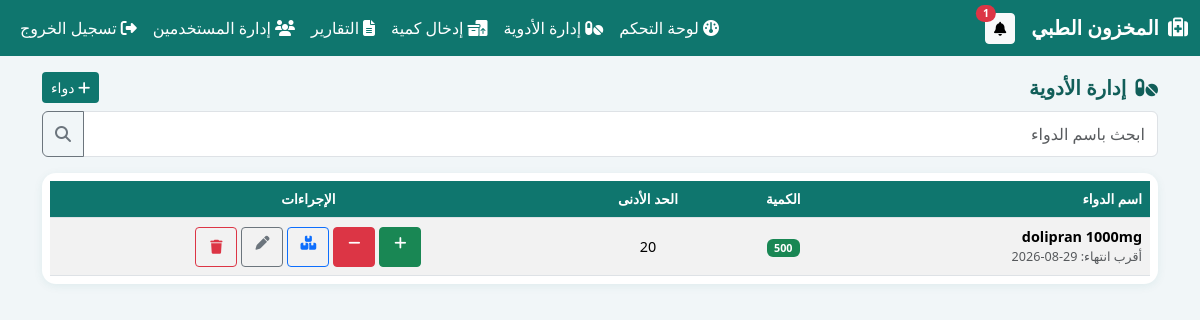
The page /medicines (signed in) on the database its author committed.
### app.py (models this page shows, shortened)
class Medicine(db.Model):
    __tablename__ = "medicine"
    id = db.Column(db.Integer, primary_key=True)
    name = db.Column(db.String(150), unique=True, nullable=False)
    min_stock = db.Column(db.Integer, nullable=False, default=0)
    batches = db.relationship(
        "Batch",
        backref="medicine",
        cascade="all, delete-orphan",
        lazy="selectin",
        order_by="Batch.expire_date",
    )
    @property
    def total_quantity(self):
        return sum(b.quantity for b in self.batches)
    @property
    def active_batches(self):
        return [b for b in self.batches if b.quantity > 0]
    @property
    def is_low(self):
        return self.total_quantity <= self.min_stock
    @property
    def nearest_expire(self):
        dates = [b.expire_date for b in self.active_batches if b.expire_date]
        return min(dates) if dates else None

class Batch(db.Model):
    __tablename__ = "batch"
    id = db.Column(db.Integer, primary_key=True)
    medicine_id = db.Column(db.Integer, db.ForeignKey("medicine.id"), nullable=False)
    quantity = db.Column(db.Integer, nullable=False, default=0)
    expire_date = db.Column(db.Date, nullable=True)

### app.py (the view)
@app.route("/medicines")
@login_required
def medicines():
    q = (request.args.get("q") or "").strip()
    query = Medicine.query
    if q:
        query = query.filter(Medicine.name.like("%" + q + "%"))
    return render_template("medicines.html", medicines=query.order_by(Medicine.name).all(), q=q)

### app.py (called while the page is built)
@login_manager.user_loader
def load_user(user_id):
    return db.session.get(User, int(user_id))

@app.context_processor
def inject_globals():
    unread = 0
    if current_user.is_authenticated:
        if not session.get("alerts_read"):
            unread = len(get_alerts())
    return {
        "alerts_count": unread,
        "today_str": date.today().strftime("%d-%m-%Y"),
        "near_days": NEAR_EXPIRY_DAYS,
    }

### templates/medicines.html (shortened to what this page needs)
{% extends "base.html" %}
{% block content %}
<div class="d-flex justify-content-between align-items-center mb-2">
  <h5 class="page-title mb-0"><i class="fa-solid fa-pills me-1"></i> إدارة الأدوية</h5>
  <a href="{{ url_for('add_medicine') }}" class="btn btn-brand btn-sm"><i class="fa-solid fa-plus"></i> دواء</a>
</div>
<form class="mb-3" method="get">
  <div class="input-group">
    <input type="text" name="q" value="{{ q }}" class="form-control" placeholder="ابحث باسم الدواء">
    <button class="btn btn-outline-secondary"><i class="fa-solid fa-magnifying-glass"></i></button>
  </div>
</form>
<div class="card p-2">
  <div class="table-responsive">
    <table class="table table-striped align-middle mb-0">
      <thead>
        <tr>
          <th>اسم الدواء</th>
          <th class="text-center">الكمية</th>
          <th class="text-center">الحد الأدنى</th>
          <th class="text-center">الإجراءات</th>
        </tr>
      </thead>
      <tbody>
        {% for m in medicines %}
        <tr>
          <td>
            <div class="fw-semibold">{{ m.name }}</div>
            {% if m.nearest_expire %}<div class="small text-muted">أقرب انتهاء: {{ m.nearest_expire.strftime('%d-%m-%Y') }}</div>{% endif %}
          </td>
          <td class="text-center">
            <span class="badge {% if m.is_low %}bg-warning text-dark{% else %}bg-success{% endif %}">{{ m.total_quantity }}</span>
          </td>
          <td class="text-center">{{ m.min_stock }}</td>
          <td class="text-center">
            <div class="d-flex justify-content-center gap-1 flex-wrap">
              <a class="btn btn-sm btn-success btn-icon" href="{{ url_for('add_batch', medicine_id=m.id) }}" title="إدخال كمية"><i class="fa-solid fa-plus"></i></a>
              <a class="btn btn-sm btn-danger btn-icon" href="{{ url_for('dispense', medicine_id=m.id) }}" title="إخراج كمية"><i class="fa-solid fa-minus"></i></a>
              <a class="btn btn-sm btn-outline-primary btn-icon" href="{{ url_for('medicine_batches', medicine_id=m.id) }}" title="الشحنات"><i class="fa-solid fa-boxes-stacked"></i></a>
              <a class="btn btn-sm btn-outline-secondary btn-icon" href="{{ url_for('edit_medicine', medicine_id=m.id) }}" title="تعديل"><i class="fa-solid fa-pen"></i></a>
              {% if current_user.role == 'admin' %}
              <form method="post" action="{{ url_for('delete_medicine', medicine_id=m.id) }}" onsubmit="return confirm('حذف الدواء وجميع شحناته؟');">
                <button class="btn btn-sm btn-outline-danger btn-icon" title="حذف"><i class="fa-solid fa-trash"></i></button>
              </form>
              {% endif %}
            </div>
          </td>
        </tr>
        {% else %}
        <tr><td colspan="4" class="text-center text-muted py-3">لا توجد أدوية مسجلة.</td></tr>
        {% endfor %}
      </tbody>
    </table>
  </div>
</div>
{% endblock %}

### templates/base.html (style rules this page uses)
:root { --brand:#0f766e; --brand-dark:#115e59; --soft:#f1f6f8; }
body { background:var(--soft); font-family:"Segoe UI",Tahoma,sans-serif; padding-bottom:70px; }
.card { border:0; border-radius:14px; box-shadow:0 2px 10px rgba(15,118,110,.08); }
.btn-brand { background:var(--brand); color:#fff; }
.table thead th { background:var(--brand); color:#fff; font-size:.85rem; white-space:nowrap; }
.table td,.table th { vertical-align:middle; font-size:.9rem; }
.btn-icon { min-width:42px; min-height:40px; }
.form-control,.form-select { min-height:46px; }
.page-title { font-weight:700; color:var(--brand-dark); }

### rows shown on the page
Medicine: name "dolipran 1000mg", nearest_expire "29-08-2026", total_quantity "500", min_stock "20"

### other values the page prints
{{ alerts_count }} "1"
